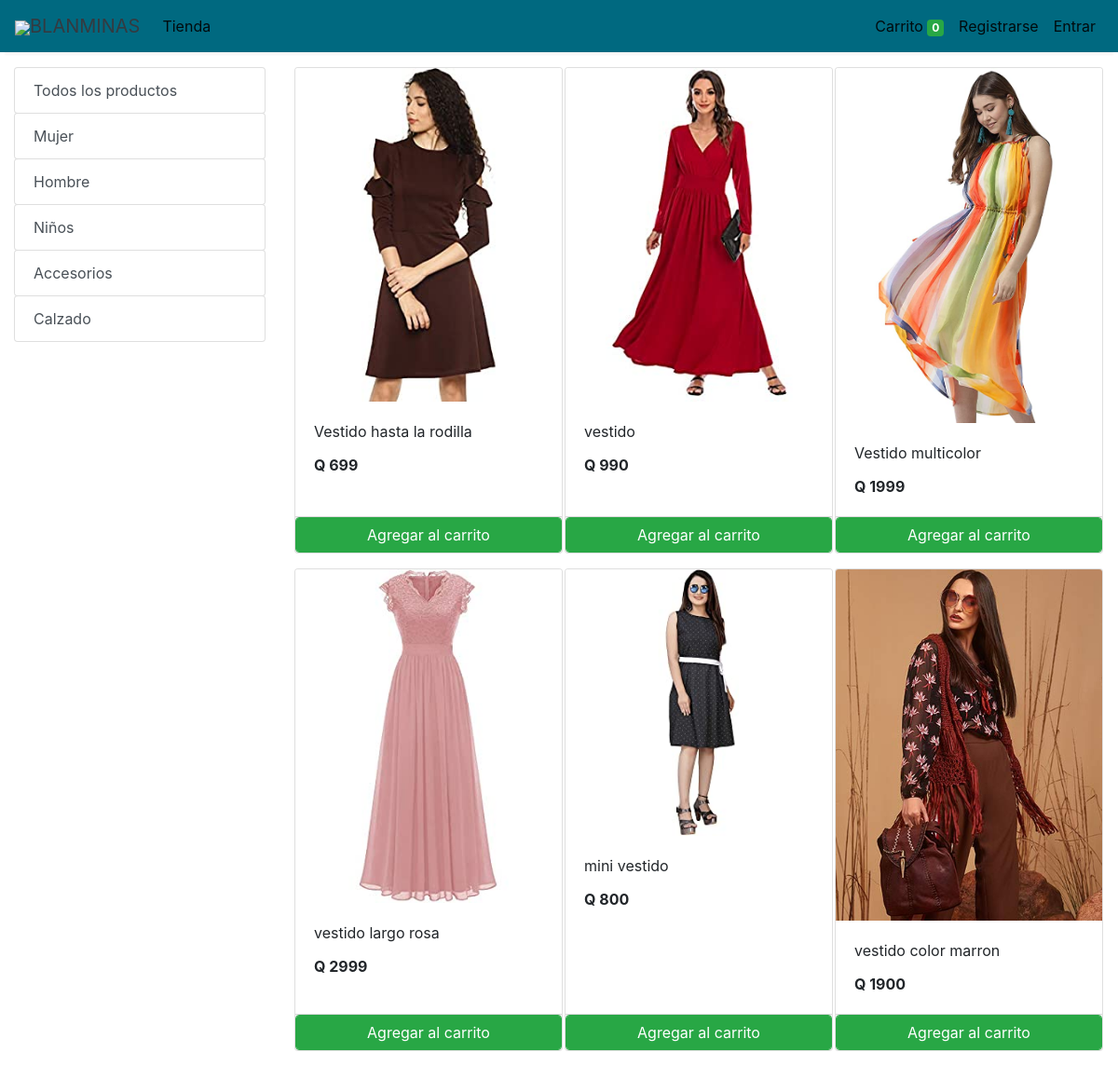
Screenshot of /store?category=22 with the database file from the repository.
### store/models/category.py (models this page shows, shortened)
class Category(models.Model):
    name= models.CharField(max_length=50)
    @staticmethod
    def get_all_categories():
        return Category.objects.all()

### store/models/product.py (models this page shows, shortened)
class Products(models.Model):
    name = models.CharField(max_length=60)
    price= models.IntegerField(default=0)
    category= models.ForeignKey(Category,on_delete=models.CASCADE,default=1 )
    description= models.CharField(max_length=250, default='', blank=True, null= True)
    stock = models.IntegerField(default=0, verbose_name='Stock')
    image= models.ImageField(upload_to='uploads/products/')
    @staticmethod
    def get_all_products_by_categoryid(category_id):
        if category_id:
            return Products.objects.filter (category=category_id)
        else:
            return Products.get_all_products();

### store/views/home.py (the view)
# urls.py: path('' , include('store.urls'))
def store(request):
    cart = request.session.get('cart')
    if not cart:
        request.session['cart'] = {}
    products = None
    categories = Category.get_all_categories()
    categoryID = request.GET.get('category')
    if categoryID:
        products = Products.get_all_products_by_categoryid(categoryID)
    else:
        products = Products.get_all_products();
    data = {}
    data['products'] = products
    data['categories'] = categories
    print('you are : ', request.session.get('email'))
    return render(request, 'index.html', data)

### store/templatetags/cart.py (called while the page is built)
@register.filter (name='is_in_cart')
def is_in_cart(product, cart):
    keys = cart.keys ()
    for id in keys:
        if int (id) == product.id:
            return True
    return False;

### store/templatetags/custom_filter.py (called while the page is built)
@register.filter(name='currency')
def currency(number):
    return "Q "+str(number)

### store/templates/index.html (shortened to what this page needs)
{% extends 'base.html' %}
{% block content %}
{% load cart %}
{% load custom_filter %}
<div class="container-fluid mt-3">
	<div class="row">
		<div class="col-lg-3 mx-auto">
			<div class="list-group">
				<a href="/" class="list-group-item list-group-item-action btn btn-outline-success">Todos los productos</a>
				{% for category in categories %}
				<a href="/?category={{category.id}}"
					class="list-group-item list-group-item-action btn btn-outline-success ">{{category.name}}</a>
				{% endfor %}
			</div>
		</div>
		<div id='products' class="col-lg-9 mx-auto">
			<div class="row mx-auto">
				{% for product in products %}
				<div class="card mx-auto mb-3" id={{product.id}} style="width: 18rem;">
					<img class="card-img-top" src="{{product.image.url}}" alt="Card image cap">
					<div class="card-body">
						<p class="card-title">{{product.name}}</p>
						<p class="card-text"><b>{{product.price|currency}}</b></p>
					</div>
					<div class="card-footer p-0 no-gutters">
						{% if product|is_in_cart:request.session.cart %}
						<div class="row no-gutters">
							<form action="/#{{product.id}}" class="col-2 " method="post">
								{% csrf_token %}
								<input hidden type="text" name='product' value='{{product.id}}'>
								<input hidden type="text" name='remove' value='True'>
								<input type="submit" value=" - " class="btn btn-block btn-success border-right">
							</form>
							<div class="text-center col btn btn-success">{{product|cart_quantity:request.session.cart}} En el carrito</div>
							<form action="/#{{product.id}}" class="col-2 " method="post">
								{% csrf_token %}
								<input hidden type="text" name='product' value='{{product.id}}'>
								<input type="submit" value=" + " class="btn btn-block btn-success border-left">
							</form>
						</div>
						{% else %}
						<form action="/#{{product.id}}" method="POST" class="btn-block">
							<input type="submit" class="float-right btn btn-success form-control"
								value="Agregar al carrito">
						</form>
						{% endif %}
					</div>
				</div>
				{% endfor %}
			</div>
		</div>
	</div>
</div>
{% endblock %}

### rows the page displays
Category: name "Mujer"
Category: name "Hombre"
Category: name "Niños"
Category: name "Accesorios"
Category: name "Calzado"
Products: image (picture), name "Vestido hasta la rodilla", price "Q 699"
Products: image (picture), name "vestido", price "Q 990"
Products: image (picture), name "Vestido multicolor", price "Q 1999"
Products: image (picture), name "vestido largo rosa", price "Q 2999"
Products: image (picture), name "mini vestido", price "Q 800"
Products: image (picture), name "vestido color marron", price "Q 1900"

### other values shown
{{ request.session.cart.keys|length }} "0"
